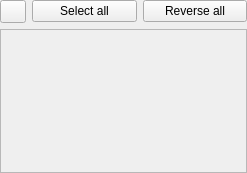
<?xml version="1.0" encoding="UTF-8"?>
<ui version="4.0">
 <class>DeviceList</class>
 <widget class="QWidget" name="DeviceList">
  <property name="geometry">
   <rect>
    <x>0</x>
    <y>0</y>
    <width>247</width>
    <height>173</height>
   </rect>
  </property>
  <property name="sizePolicy">
   <sizepolicy hsizetype="Preferred" vsizetype="Preferred">
    <horstretch>0</horstretch>
    <verstretch>0</verstretch>
   </sizepolicy>
  </property>
  <property name="minimumSize">
   <size>
    <width>0</width>
    <height>0</height>
   </size>
  </property>
  <property name="maximumSize">
   <size>
    <width>16777215</width>
    <height>16777215</height>
   </size>
  </property>
  <layout class="QGridLayout" name="gridLayout" rowstretch="0,1">
   <property name="leftMargin">
    <number>0</number>
   </property>
   <property name="topMargin">
    <number>0</number>
   </property>
   <property name="rightMargin">
    <number>0</number>
   </property>
   <property name="bottomMargin">
    <number>0</number>
   </property>
   <item row="0" column="0">
    <widget class="QToolButton" name="toggle_brightness">
     <property name="minimumSize">
      <size>
       <width>26</width>
       <height>0</height>
      </size>
     </property>
     <property name="maximumSize">
      <size>
       <width>26</width>
       <height>16777215</height>
      </size>
     </property>
     <property name="toolTip">
      <string>Toggle brightness sliders</string>
     </property>
     <property name="text">
      <string notr="true"/>
     </property>
     <property name="checkable">
      <bool>true</bool>
     </property>
    </widget>
   </item>
   <item row="0" column="1">
    <widget class="QPushButton" name="toggle_select_all">
     <property name="text">
      <string>Select all</string>
     </property>
     <property name="checkable">
      <bool>true</bool>
     </property>
    </widget>
   </item>
   <item row="0" column="2">
    <widget class="QPushButton" name="toggle_reverse">
     <property name="text">
      <string>Reverse all</string>
     </property>
     <property name="checkable">
      <bool>true</bool>
     </property>
    </widget>
   </item>
   <item row="1" column="0" colspan="3">
    <widget class="QScrollArea" name="scrollArea">
     <property name="sizePolicy">
      <sizepolicy hsizetype="Preferred" vsizetype="Preferred">
       <horstretch>0</horstretch>
       <verstretch>0</verstretch>
      </sizepolicy>
     </property>
     <property name="sizeAdjustPolicy">
      <enum>QAbstractScrollArea::AdjustToContents</enum>
     </property>
     <property name="widgetResizable">
      <bool>true</bool>
     </property>
     <widget class="QWidget" name="devices">
      <property name="geometry">
       <rect>
        <x>0</x>
        <y>0</y>
        <width>245</width>
        <height>139</height>
       </rect>
      </property>
      <property name="sizePolicy">
       <sizepolicy hsizetype="Preferred" vsizetype="Preferred">
        <horstretch>0</horstretch>
        <verstretch>0</verstretch>
       </sizepolicy>
      </property>
     </widget>
    </widget>
   </item>
  </layout>
 </widget>
 <resources/>
 <connections/>
</ui>
